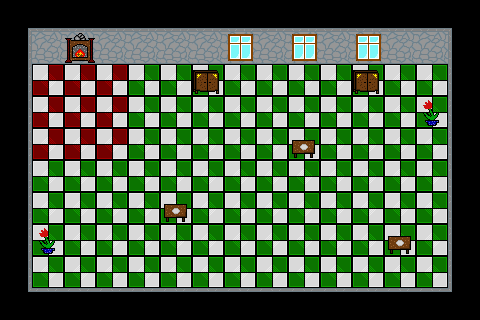

A level layout from a 2D game, rendered from its tile map. Below: a short description, then the map file with its tile-grid data intact:
An orthogonal 15x10 tile map with 32x32 px tiles, 3 tile layers (Background, Ground, Decoration) and 11 objects.

<map version="1.0" tiledversion="1.0.1" orientation="orthogonal" renderorder="left-down" width="15" height="10" tilewidth="32" tileheight="32" nextobjectid="14">
 <tileset firstgid="1" name="tileset1" tilewidth="32" tileheight="32" tilecount="256" columns="16">
  <image source="tileset1.png" width="512" height="512" />
 </tileset>
 <layer name="Background" width="15" height="10">
  <data encoding="csv">
209,210,210,210,210,210,210,210,210,210,210,210,210,210,211,
225,226,226,226,226,226,226,226,226,226,226,226,226,226,227,
225,146,146,146,163,163,163,163,163,163,163,163,163,163,227,
225,146,146,146,163,163,163,163,163,163,163,163,163,163,227,
225,146,146,146,163,163,163,163,163,163,163,163,163,163,227,
225,163,163,163,163,163,163,163,163,163,163,163,163,163,227,
225,163,163,163,163,163,163,163,163,163,163,163,163,163,227,
225,163,163,163,163,163,163,163,163,163,163,163,163,163,227,
225,163,163,163,163,163,163,163,163,163,163,163,163,163,227,
241,242,242,242,242,242,242,242,242,242,242,242,242,242,243
</data>
 </layer>
 <layer name="Ground" width="15" height="10">
  <data encoding="csv">
0,0,0,0,0,0,0,0,0,0,0,0,0,0,0,
0,0,22,0,0,0,0,56,0,56,0,56,0,0,0,
0,0,0,0,0,0,18,0,0,0,0,18,0,0,0,
0,0,0,0,0,0,0,0,0,0,0,0,0,21,0,
0,0,0,0,0,0,0,0,0,19,0,0,0,0,0,
0,0,0,0,0,0,0,0,0,0,0,0,0,0,0,
0,0,0,0,0,19,0,0,0,0,0,0,0,0,0,
0,21,0,0,0,0,0,0,0,0,0,0,19,0,0,
0,0,0,0,0,0,0,0,0,0,0,0,0,0,0,
0,0,0,0,0,0,0,0,0,0,0,0,0,0,0
</data>
 </layer>
 <layer name="Decoration" width="15" height="10">
  <data encoding="csv">
0,0,0,0,0,0,0,0,0,0,0,0,0,0,0,
0,0,0,0,0,0,0,0,0,0,0,0,0,0,0,
0,0,0,0,0,0,0,0,0,0,0,0,0,0,0,
0,0,0,0,0,0,0,0,0,0,0,0,0,0,0,
0,0,0,0,0,0,0,0,0,0,0,0,0,0,0,
0,0,0,0,0,0,0,0,0,0,0,0,0,0,0,
0,0,0,0,0,0,0,0,0,0,0,0,0,0,0,
0,0,0,0,0,0,0,0,0,0,0,0,0,0,0,
0,0,0,0,0,0,0,0,0,0,0,0,0,0,0,
0,0,0,0,0,0,0,0,0,0,0,0,0,0,0
</data>
 </layer>
 <objectgroup name="MAP_COLLISION">
  <object id="2" x="32" y="32" width="416" height="32" />
  <object id="4" x="448" y="64" width="32" height="224" />
  <object id="5" x="32" y="288" width="416" height="32" />
  <object id="6" x="0" y="64" width="32" height="224" />
  <object id="7" x="40" y="230" width="15" height="23" />
  <object id="8" x="160" y="203" width="29" height="18" />
  <object id="9" x="292" y="139" width="23" height="19" />
  <object id="10" x="356" y="71" width="21" height="22" />
  <object id="11" x="425" y="102" width="15" height="24" />
  <object id="12" x="191" y="72" width="30" height="22" />
  <object id="13" x="388" y="237" width="24" height="18" />
 </objectgroup>
</map>
